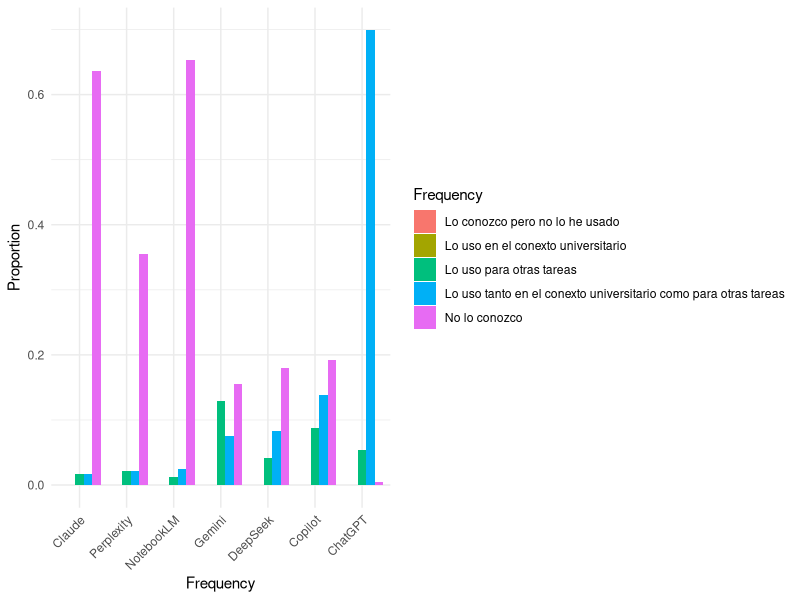
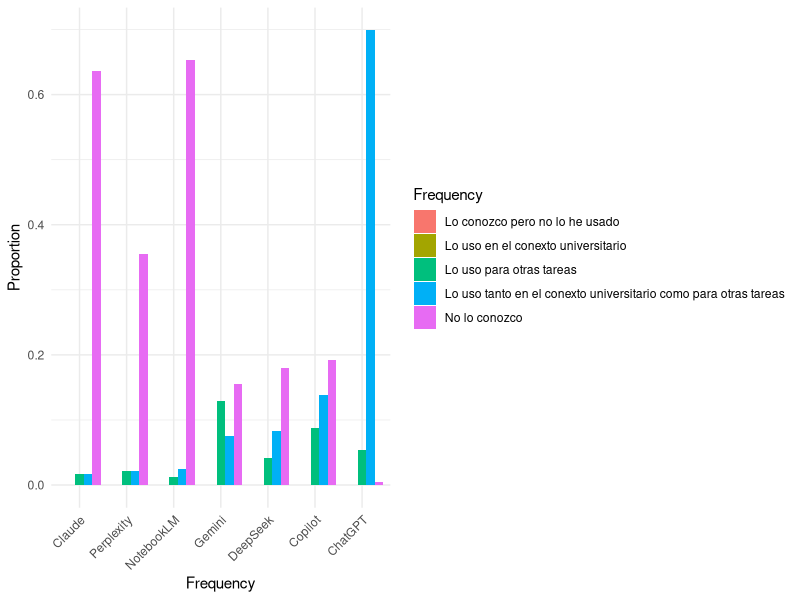

The R script that drew these images, in order:
library(ggplot2)
library(dplyr)

frecuencias_data <- read.csv("data/chatbots-en.csv", header = TRUE, na.strings="", sep = ";")

columnas <- strsplit("ChatGPT;Claude;Copilot;DeepSeek;Gemini;NotebookLM;Perplexity", ";")
resultados_uso <- data.frame( chatbot=character(),
                              frecuencia=character(),
                              porcentaje = numeric() );

for ( i in columnas[[1]] ) {
  frecuencias_uso_data  <-  data.frame(Disciplina = frecuencias_data$Disciplina,
                                       frecuencias_data[i])

  porcentajes_data <-  frecuencias_uso_data %>% group_by(.data[[i]]) %>% summarise(Número = n()) %>%
    mutate(Proporción = Número / sum(Número))

  porcentajes_data$Frecuencia <- factor(porcentajes_data[[i]],
                                      levels = c("No lo conozco",
                                                 "Lo conozco pero no lo he usado",
                                                 "Lo uso en el conexto universitario",
                                                 "Lo uso tanto en el conexto universitario como para otras tareas",
                                                 "Lo uso para otras tareas" )
                                      )
  porcentajes_data <- porcentajes_data %>%
    filter(!is.na(Frecuencia))

  for (j in levels(porcentajes_data$Frecuencia) ) {
    resultados_uso <- rbind( resultados_uso,
                             data.frame( chatbot = i,
                                         frecuencia = j,
                                         porcentaje = sum( porcentajes_data$Proporción[porcentajes_data$Frecuencia == j] )
                             )
    )
  }

}

resultados_uso$chatbot <- factor(resultados_uso$chatbot,
                             levels = resultados_uso %>%
                               filter(frecuencia == "Lo uso tanto en el conexto universitario como para otras tareas") %>%
                               arrange(porcentaje) %>% pull(chatbot)
)
ggplot(resultados_uso, aes(x=chatbot, fill=frecuencia, y = porcentaje)) +
    geom_bar( stat="identity", position="dodge") +
    labs(x="Frequency", y="Proportion") +
    theme_minimal() +
    theme(axis.text.x = element_text(angle = 45, hjust = 1))+
  # change legend title to "frequency"
  labs(fill="Frequency")

ggsave("figures/frecuencias-uso-chatbots.png", width = 10, height = 6)
